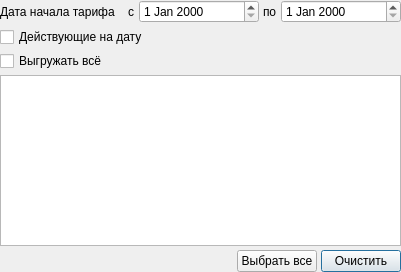
<?xml version="1.0" encoding="UTF-8"?>
<ui version="4.0">
 <class>ExportTariff_Wizard_1</class>
 <widget class="QDialog" name="ExportTariff_Wizard_1">
  <property name="windowModality">
   <enum>Qt::NonModal</enum>
  </property>
  <property name="geometry">
   <rect>
    <x>0</x>
    <y>0</y>
    <width>395</width>
    <height>272</height>
   </rect>
  </property>
  <property name="windowTitle">
   <string>Выбор экспортируемых тарифов</string>
  </property>
  <layout class="QGridLayout" name="gridLayout">
   <property name="leftMargin">
    <number>0</number>
   </property>
   <property name="topMargin">
    <number>0</number>
   </property>
   <property name="rightMargin">
    <number>0</number>
   </property>
   <property name="bottomMargin">
    <number>0</number>
   </property>
   <property name="spacing">
    <number>4</number>
   </property>
   <item row="7" column="0" colspan="3">
    <widget class="CInDocTableView" name="tblItems">
     <property name="whatsThis">
      <string comment="ура!">список записей</string>
     </property>
     <property name="tabKeyNavigation">
      <bool>false</bool>
     </property>
     <property name="alternatingRowColors">
      <bool>true</bool>
     </property>
    </widget>
   </item>
   <item row="8" column="0">
    <spacer>
     <property name="orientation">
      <enum>Qt::Horizontal</enum>
     </property>
     <property name="sizeHint" stdset="0">
      <size>
       <width>229</width>
       <height>20</height>
      </size>
     </property>
    </spacer>
   </item>
   <item row="8" column="2">
    <widget class="QPushButton" name="btnClearSelection">
     <property name="text">
      <string>Очистить</string>
     </property>
    </widget>
   </item>
   <item row="8" column="1">
    <widget class="QPushButton" name="btnSelectAll">
     <property name="text">
      <string>Выбрать все</string>
     </property>
    </widget>
   </item>
   <item row="2" column="0" colspan="3">
    <layout class="QHBoxLayout" name="_2">
     <item>
      <widget class="QLabel" name="label">
       <property name="sizePolicy">
        <sizepolicy hsizetype="Maximum" vsizetype="Preferred">
         <horstretch>0</horstretch>
         <verstretch>0</verstretch>
        </sizepolicy>
       </property>
       <property name="text">
        <string>Дата начала тарифа    с</string>
       </property>
      </widget>
     </item>
     <item>
      <widget class="CDateEdit" name="edtFilterBegDateFrom">
       <property name="sizePolicy">
        <sizepolicy hsizetype="Preferred" vsizetype="Fixed">
         <horstretch>0</horstretch>
         <verstretch>0</verstretch>
        </sizepolicy>
       </property>
       <property name="minimumSize">
        <size>
         <width>120</width>
         <height>0</height>
        </size>
       </property>
      </widget>
     </item>
     <item>
      <widget class="QLabel" name="label_2">
       <property name="sizePolicy">
        <sizepolicy hsizetype="Maximum" vsizetype="Preferred">
         <horstretch>0</horstretch>
         <verstretch>0</verstretch>
        </sizepolicy>
       </property>
       <property name="text">
        <string>по</string>
       </property>
      </widget>
     </item>
     <item>
      <widget class="CDateEdit" name="edtFilterBegDateTil">
       <property name="sizePolicy">
        <sizepolicy hsizetype="Preferred" vsizetype="Fixed">
         <horstretch>0</horstretch>
         <verstretch>0</verstretch>
        </sizepolicy>
       </property>
       <property name="minimumSize">
        <size>
         <width>120</width>
         <height>0</height>
        </size>
       </property>
      </widget>
     </item>
    </layout>
   </item>
   <item row="6" column="0" colspan="3">
    <widget class="QCheckBox" name="chkExportAll">
     <property name="text">
      <string>Выгружать всё</string>
     </property>
    </widget>
   </item>
   <item row="3" column="0">
    <widget class="QCheckBox" name="chkActive">
     <property name="text">
      <string>Действующие на дату</string>
     </property>
    </widget>
   </item>
  </layout>
 </widget>
 <customwidgets>
  <customwidget>
   <class>CDateEdit</class>
   <extends>QDateEdit</extends>
   <header>library/DateEdit.h</header>
  </customwidget>
  <customwidget>
   <class>CInDocTableView</class>
   <extends>QTableView</extends>
   <header>library/InDocTable.h</header>
  </customwidget>
 </customwidgets>
 <tabstops>
  <tabstop>chkExportAll</tabstop>
  <tabstop>tblItems</tabstop>
  <tabstop>btnSelectAll</tabstop>
  <tabstop>btnClearSelection</tabstop>
 </tabstops>
 <resources/>
 <connections/>
</ui>
